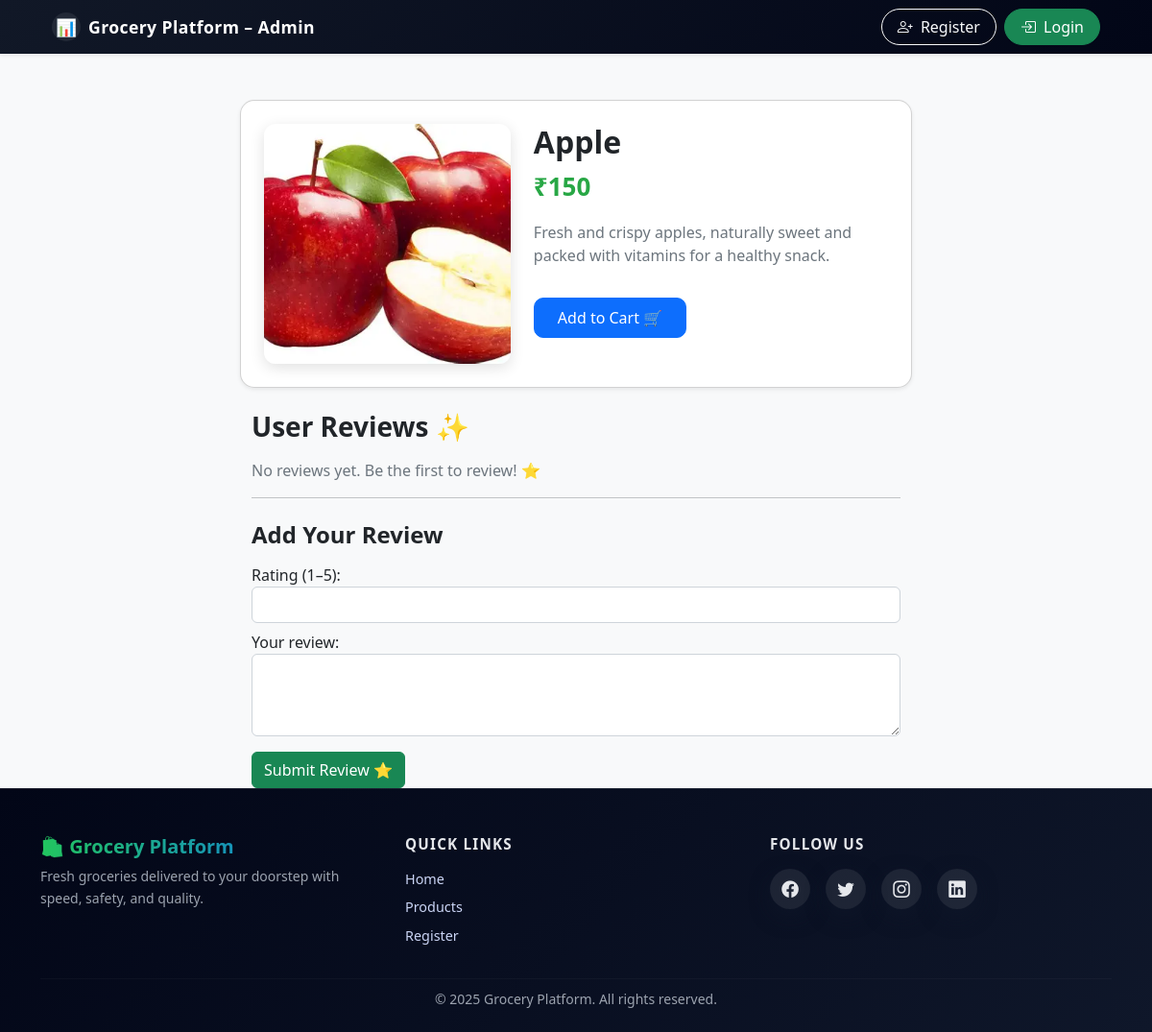
Screenshot of /detail/12/ with the database file from the repository.
### product/models.py (models this page shows, shortened)
class Product(models.Model):
    user = models.ForeignKey(User, on_delete=models.CASCADE, null=True, blank=True)
    name=models.CharField(max_length=30)
    price=models.IntegerField()
    description=models.TextField(max_length=300)
    pimg = models.ImageField(upload_to='products/main/', blank=True, null=True)
    unit=models.CharField(max_length=10,default='1')
    class Meta:
        ordering=['name']
        db_table='product'

### dashboard/views.py (the view)
# urls.py: path("detail/<int:id>/", v.admin_product_detail, name="detail"),
def admin_product_detail(request, id):
    product = get_object_or_404(Product, id=id)
    return render(request, "admin_product_detail.html", {'product': product})

### cart/context_processors.py (called while the page is built)
def cart_count(request):
    count = request.session.get('cart_count', 0)
    return {'cart_count': count}

### dashboard/templates/admin_product_detail.html (shortened to what this page needs)
{% extends 'admin_home.html' %}
{% load static %}
{% block body %}
<div class="container mt-5 d-flex justify-content-center">
    <div class="card shadow-sm p-4" style="max-width: 700px; width: 100%; border-radius: 15px;">
        <div class="row g-4">
            <div class="col-md-5">
                <div class="image-wrapper" style="
                    width: 100%;
                    height: 250px;
                    border-radius: 12px;
                    overflow: hidden;
                    display: flex;
                    align-items: center;
                    justify-content: center;
                    box-shadow: 0 4px 15px rgba(0,0,0,0.12);
                    background: #f8f8f8;
                ">
                    <img src="{{ product.pimg.url }}"
                         style="width: 100%; height: 100%; object-fit: cover; transition: 0.3s;">
                </div>
            </div>
            <div class="col-md-7">
                <h2 class="fw-bold">{{ product.name }}</h2>
                <p style="font-size: 26px; font-weight: bold; color: #28a745;">
                    ₹{{ product.price }}
                </p>
                <p class="text-secondary" style="font-size: 16px;">
                    {{ product.description }}
                </p>
                <a href="{% url 'cart:add' product.id %}"
                   class="btn btn-primary mt-3 px-4 py-2" style="border-radius: 10px;">
                    Add to Cart 🛒
                </a>
            </div>
        </div>
    </div>
</div>
<div class="container mt-4" style="max-width: 700px;">
    <h3 class="fw-bold mb-3">User Reviews ✨</h3>
    {% if reviews_page.object_list %}
        {% for r in reviews_page.object_list %}
            <div class="p-3 mb-3 shadow-sm d-flex justify-content-between" style="border-radius: 10px; background: #fafafa;">
                <div>
                    <p><strong>{{ r.user.username }}</strong> —
                        <span style="color: #ffd700;">{{ r.rating }}⭐</span>
                    </p>
                    <p>{{ r.comment }}</p>
                    <small class="text-muted">{{ r.created_at }}</small>
                </div>
                {% if request.user.is_authenticated and r.user == request.user %}
                    <div class="align-self-start">
                        <form method="post" action="{% url 'account:delete_review' r.id %}" onsubmit="return confirm('Are you sure you want to delete your review?');">
                            {% csrf_token %}
                            <button type="submit" class="btn btn-sm btn-outline-danger">Delete</button>
                        </form>
                    </div>
                {% endif %}
            </div>
        {% endfor %}
    {% else %}
        <p class="text-muted">No reviews yet. Be the first to review! ⭐</p>
    {% endif %}
    <hr>
    <h4 class="fw-bold mt-4">Add Your Review</h4>
    <form method="POST" action="{% url 'account:add_review' product.id %}">
        <label class="mt-2">Rating (1–5):</label>
        <input type="number" name="rating" min="1" max="5" required class="form-control">
        <label class="mt-2">Your review:</label>
        <textarea name="comment" required class="form-control" rows="3"></textarea>
        <button type="submit" class="btn btn-success mt-3">Submit Review ⭐</button>
    </form>
</div>
{% endblock %}

### rows the page displays
Product: pimg (picture), name "Apple", price "150", description "Fresh and crispy apples, naturally sweet and packed with vitamins for a healthy snack."
